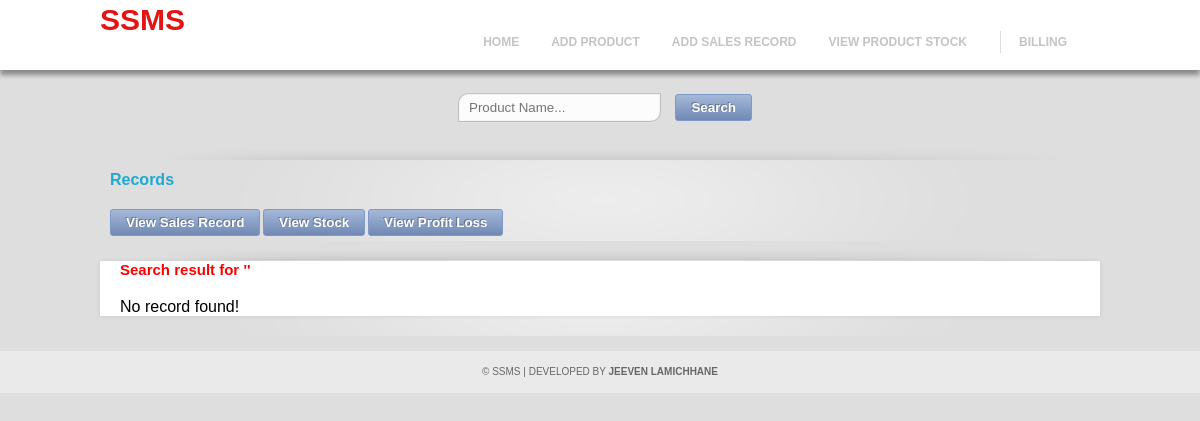
The app's page /index.php?page=stock, older data.
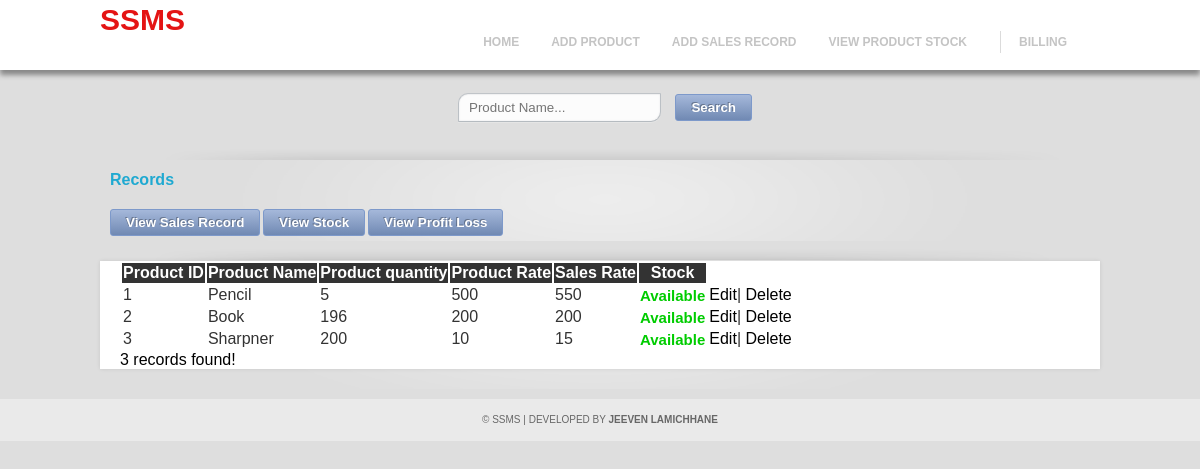
The same page, newer data.
### tables this page shows
CREATE TABLE IF NOT EXISTS `product` (
  `product_id` int(11) NOT NULL AUTO_INCREMENT,
  `product_name` varchar(100) NOT NULL,
  `product_quantity` int(11) NOT NULL,
  `product_cost` float DEFAULT NULL,
  `sales_rate` float DEFAULT NULL,
  PRIMARY KEY (`product_id`)
);

### pages/stock.php (the view)
<?php
$sql  =  "select * from `product`" ;
$result =  mysqli_query($conn, $sql) or die("Wrong Query".mysqli_error());
        $num  =  mysqli_num_rows($result);
        if ($num>0) {?>
			<div style="display: block;" id="print">
			<ul style="margin:20px">
				<?php
                $count_search=0;?>
				<table class="table">
                <tr>
                <th>Product ID</th>
                <th>Product Name</th>
                <th>Product quantity</th>
                <th>Product Rate</th>
                <th>Sales Rate</th>
                <th>Stock</th>
                </tr>
					<?php
                while ($row =  mysqli_fetch_object($result)) {
                    ?>
						<tr>
						<td><?php echo $row->product_id; ?></td>
						<td><?php echo $row->product_name; ?></td>
                       	<td><?php echo $row->product_quantity; ?></td>
                       	<td><?php echo $row->product_cost; ?></td>
                       	<td><?php echo $row->sales_rate; ?></td>
						<td><?php if ($row->product_quantity>0) {
                        echo "<h6>Available</h6>";
                    } else {
                        echo "<h5>Not available</h5>";
                    } ?></td>
						<td><?php echo "<a href='index.php?page=editproduct&id=$row->product_id'>Edit</a>| <a href='index.php?page=deleteproduct&id=$row->product_id'>Delete </a>"; ?></td>
                    </tr>
             	 <?php $count_search++;
                }?>
       			</table><?php
                echo $count_search." records found!"?></ul></div><?php
        } else {?>
			<h5 style="margin-left:20px;"><?php echo "Search result for "."'".$searchtext."'";?></h5>
            <div style="display: block;">
			<ul style="margin:20px"><?php
                echo "<li>";
                echo "No record found!";
                echo "</li>";
                ?>
			</ul>
          	</div>
          <?php
    }
?>

### index.php (shortened to what this page needs)
<?php
 $profile =  isset($_GET['profile'])?$_GET['profile']:"first";
$contentPage =  isset($_GET['page'])?$_GET['page']:"home";
?>
<!DOCTYPE html PUBLIC "-//W3C//DTD XHTML 1.0 Transitional//EN" "http://www.w3.org/TR/xhtml1/DTD/xhtml1-transitional.dtd">
<html xmlns="http://www.w3.org/1999/xhtml">
<head>
        <link rel="stylesheet" type="text/css" href="css/form.css"/>
	<link href="css/master.css" type="text/css" rel="stylesheet">
	</head>
<body class="home">
<div class="top group">
	<div class="inner">
		<div class="header group">
		<?php
        include_once("includes/header.php");?>
		</div>
	</div>
</div>
<div>
<?php include_once("pages/$profile.php");?>
</div>
<div class="foot">
	<?php include_once("includes/footer.php");?>
</div>
</body>
</html>

### includes/header.php
<h1 style="margin:0px;" onclick="window.location.href='index.php';">SSMS</h1>
		<ul class="nav" style="margin-top: -19px;">
			<li><a href="index.php">Home</a></li>
			<li><a href="index.php?page=manage">Add Product</a></li>
            <li><a href="index.php?page=sales">Add Sales Record</a></li>
            <li><a href="index.php?page=stock">View Product Stock</a></li>
			<span style="float:right;"><li><A HREF="javascript:printContent('print')" >Billing</a></li></span>
		</ul>

### pages/first.php (shortened to what this page needs)
<div class="inner">
		<?php include_once("includes/search.php");?>
<div class="content inner group">
<div class="bottom inner group" style="width:100%;">
    <?php include_once("pages/$category.php");?>
	</div>
</div>
<div class="content inner group">
	<div class="primary_search">
		<div class="main">
		<?php include_once("pages/$contentPage.php"); ?>
		</div>
	</div>
 </div>

### includes/search.php (shortened to what this page needs)
<?php if ($contentPage == "stock") { ?>
    <form action="index.php?page=stock-home" method="post" style="width:100%; text-align:center; margin-top:10px;">
<input id="searchText" type="text" placeholder="Product Name..." style="margin-top: 13px; margin-bottom: 19px; padding-left: 10px; padding-right: 14px;" maxlength="256" value="" name="searchtext">
<input type="submit" value="Search" id="searchSubmit" name="search">
</form>
<?php } ?>

### pages/category.php (shortened to what this page needs)
<h5 style="padding-top:30px; color:#1FA9D1; margin-bottom:20px;">Records</h5>
<ul>
	<li style="display:inline;">
<form action="index.php?page=home" method="post" style="display:inline;">
<input type="submit" value="View Sales Record" id="searchSubmit" name="search"/>
</form>
	  </li>
	  <li style="display:inline;">
<form action="index.php?page=stock" method="post" style="display:inline;">
<input type="submit" value="View Stock" id="searchSubmit" name="search"/>
</form>
	  </li>
	  <li style="display:inline;">
<form action="index.php?page=profit-loss" method="post" style="display:inline;">
<input type="submit" value="View Profit Loss" id="searchSubmit" name="search"/>
</form>
  	</li>
</ul>

### includes/footer.php
<p>&copy; <?php date('Y') ?> SSMS | Developed by <a href="https://jeevenlamichhane.com.np">Jeeven Lamichhane</a></p>

### css/master.css (style rules this page uses)
body { font-family:Arial, Helvetica, sans-serif; background-color: #dedede; margin:0; padding:0; }
a:link, a:visited { color:#000; outline: none; text-decoration: none; }
p { margin-bottom: 15px; }
ul { list-style:none; margin:0; padding:0; }
.table th { background-color:#333; color:#ffffff; }
.table tr { color:#333; }
.inner { width: 1000px; margin: 0 auto; padding:0; height:auto; min-height:100px; }
.header h1 { height: 40px; line-height: 40px; text-transform: uppercase; font-size: 30px; font-weight: bold; color:#e41414; }
.header span { display: block; float: right; height: 40px; padding: 0 0 0 20px; background: url(../images/separator-logo.png) 0 50% no-repeat; }
.header ul { list-style:none; }
.nav { position: relative; }
.header ul.nav { height: 40px; line-height: 40px; padding: 0 0 0 40px; float: right; background: url(../images/menu-bg.png) repeat; background-color: rgba(255, 255, 255, ); border: 1px solid rgba(255, 255, 255, 0.07); border-bottom: 0; position: relative; text-transform: uppercase; font-size: 12px; font-weight: bold; }
.header ul.nav li { float: left; margin: 0 32px 0 0; position: relative; }
.header ul.nav li a { display: block; height: 40px; color: #c4c4c4; position: relative; }
h5 { font-family:Arial, Helvetica, sans-serif; color:#F00; font-size: 15px; margin:0px; }
h6 { font-family:Arial, Helvetica, sans-serif; color:#0C0; font-size: 15px; margin:0px; }
.main { -webkit-box-shadow: 0px 0px 4px rgba(0, 0, 0, 0.1); -moz-box-shadow: 0px 0px 4px rgba(0, 0, 0, 0.1); box-shadow: 0px 0px 4px rgba(0, 0, 0, 0.1); position: relative; margin-top:20px; background-color:rgb(255,255,255); }
.primary_search { background: url(../images/bg-bottom.png) top center no-repeat; width:100%; float: left; height:auto; }
.bottom { margin-left:10px; padding: 0; background: url(../images/bg-bottom.png) top center no-repeat; font-size: 10px; }
.bottom h5 { font-size:16px; }
.foot { background-color: #eaeaea; text-transform: uppercase; font-size: 10px; color: #676767; height: 42px auto; line-height: 42px; width:100%; margin:5px auto; }
.foot p { text-align:center; margin-bottom: 0; }
.foot p a { color: #676767; font-weight: bold; }
.group:after { content: "."; display: block; height: 0; clear: both; visibility: hidden; }
#searchText { -moz-border-bottom-colors: none; -moz-border-left-colors: none; -moz-border-right-colors: none; -moz-border-top-colors: none; -moz-box-flex: 1; background: none repeat scroll 0 0 padding-box rgba(255, 255, 255, 0.9); border-color: rgba(23, 51, 78, 0.15) rgba(23, 51, 78, 0.17) rgba(23, 51, 78, 0.2); background-repeat:no-repeat; background-position:right; border-radius: 10px 0 10px 0; border-style: solid; border-width: 1px; box-shadow: 0 1px 0 rgba(8, 22, 37, 0.02) inset, 0 0 2px rgba(8, 22, 37, 0.1) inset, 0 1px 0 rgba(255, 255, 255, 0.2); padding: 6px 8px; margin:150px 10px; }
#searchSubmit { border:1px solid #7d99ca; -webkit-border-radius: 3px; -moz-border-radius: 3px;border-radius: 3px;font-family:arial, helvetica, sans-serif; padding: 10px 10px 10px 10px; text-shadow: -1px -1px 0 rgba(0,0,0,0.3);font-weight:bold; text-align: center; color: #FFFFFF; background-color: #a5b8da; background-image: -webkit-gradient(linear, left top, left bottom, from(#a5b8da), to(#7089b3)); background-image: -webkit-linear-gradient(top, #a5b8da, #7089b3); background-image: -moz-linear-gradient(top, #a5b8da, #7089b3); background-image: -ms-linear-gradient(top, #a5b8da, #7089b3); background-image: -o-linear-gradient(top, #a5b8da, #7089b3); background-image: linear-gradient(to bottom, #a5b8da, #7089b3);filter:progid:DXImageTransform.Microsoft.gradient(GradientType=0,startColorstr=#a5b8da, endColorstr=#7089b3); margin-bottom: 5px; padding: 5px 15px; }
.top { background-color:#FFF; color: #676767; font-size: 10px; height: 70px; line-height: 42px; text-transform: uppercase; box-shadow:0 5px 5px #888888; }
.header { height: 80px; background: none; position: relative; }

Row changes from the older to the newer data that the page shows:
added product: product_id "1", product_name "Pencil", product_quantity "5", product_cost "500", sales_rate "550", shows "Available"
added product: product_id "2", product_name "Book", product_quantity "196", product_cost "200", sales_rate "200", shows "Available"
added product: product_id "3", product_name "Sharpner", product_quantity "200", product_cost "10", sales_rate "15", shows "Available"
Text that changed along with them:
$count_search: (not shown) → "3"
text no longer shown: "Search result for ' ' No record found!"
text now shown: "Product ID Product Name Product quantity Product Rate Sales Rate Stock records found!"
